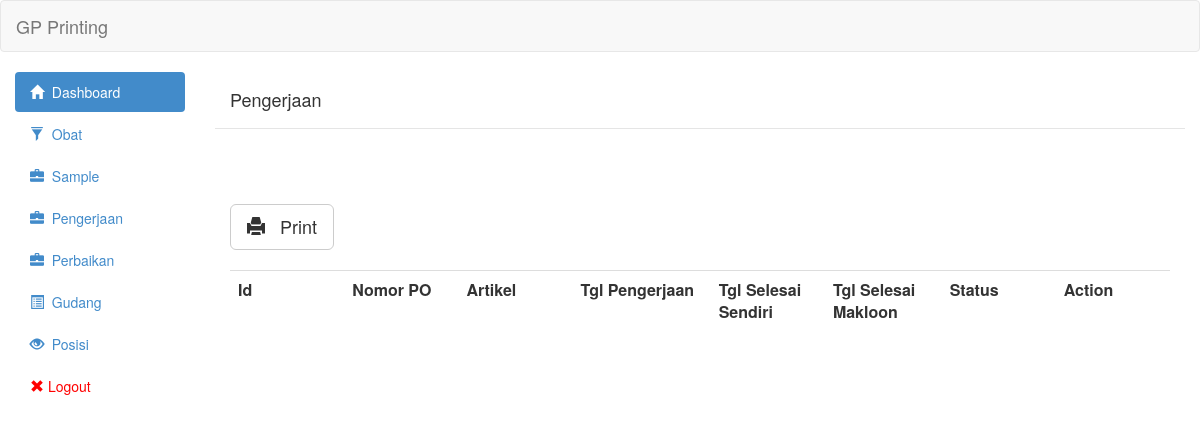
The page /view/pengerjaan.php (signed in) on the database as committed earlier.
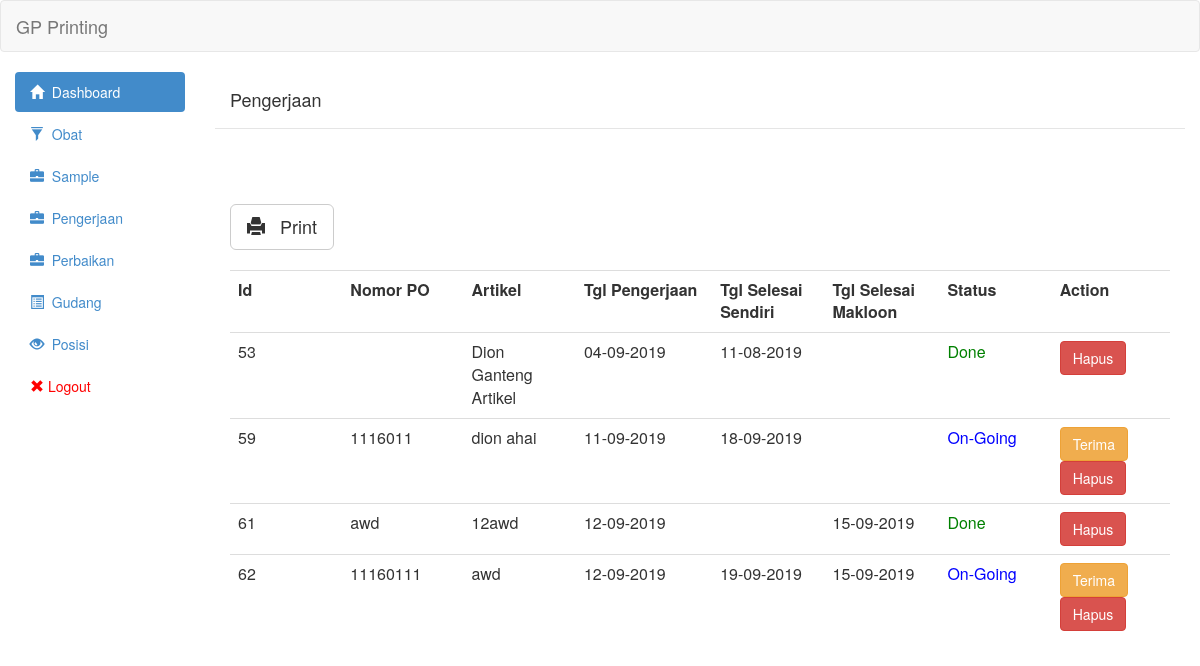
The same page on the database as committed later.
### tables this page shows
CREATE TABLE `pengerjaan` (
  `id` int(11) NOT NULL,
  `id_sample` int(11) NOT NULL,
  `nomor_po` varchar(255) NOT NULL,
  `tipe` int(11) NOT NULL,
  `tgl_mulai` date NOT NULL,
  `qty_sendiri` int(11) NOT NULL,
  `tgl_selesai_sendiri` date DEFAULT NULL,
  `qty_makloon` int(11) NOT NULL,
  `tgl_selesai_makloon` date DEFAULT NULL,
  `status` int(11) NOT NULL,
  `qty_awal` int(11) NOT NULL,
  `keterangan` text NOT NULL,
  `qty_akhir_makloon` int(11) NOT NULL,
  `qty_akhir_sendiri` int(11) NOT NULL,
  `jumlah_orang` int(11) NOT NULL,
  `jam_kerja` int(11) NOT NULL,
  `biaya_makloon` int(11) NOT NULL,
  `meja` int(11) NOT NULL,
  `tgl_naik_barang` date DEFAULT NULL
);

CREATE TABLE `sample` (
  `id` int(11) NOT NULL,
  `artikel` varchar(255) NOT NULL,
  `nomor_po` varchar(30) NOT NULL,
  `tgl` date NOT NULL,
  `tgl_selesai` date DEFAULT NULL,
  `tgl_naik_bahan` date DEFAULT NULL,
  `status` tinyint(1) NOT NULL DEFAULT 0,
  `biaya` int(11) NOT NULL
);

### controller/pengerjaan/pengerjaan_show.php (the view, shortened to what this page needs)
<?php
	include('../controller/config/linken.php');
	include('../controller/config/asset.php');
	$queryGetPengerjaan = "SELECT pengerjaan.id_sample,pengerjaan.id,pengerjaan.nomor_po,pengerjaan.tipe,pengerjaan.tgl_mulai,pengerjaan.tgl_selesai_sendiri,pengerjaan.tgl_selesai_makloon,pengerjaan.status,sample.artikel FROM pengerjaan join sample on pengerjaan.id_sample = sample.id ORDER BY pengerjaan.id ASC";
	$resultGetPengerjaan = mysqli_query($link,$queryGetPengerjaan) or die(mysqli_error($link));
	 echo "<table class='table table-hover'><tr>
						<th class='col-md-1'>Id</th>
						<th class='col-md-1'>Nomor PO</th>
                        <th class='col-md-1'>Artikel</th>
                        <th class='col-md-1'>Tgl Pengerjaan</th>
						<th class='col-md-1'>Tgl Selesai Sendiri</th>
                        <th class='col-md-1'>Tgl Selesai Makloon</th>
                        <th class='col-md-1'>Status</th>
                        <th class='col-md-1'>Action</th>
						</tr>";
	while($row = mysqli_fetch_assoc($resultGetPengerjaan)){
    if($row['tgl_selesai_sendiri']=='0000-00-00'){
        $row['tgl_selesai_sendiri']=null;
    }
     if($row['tgl_selesai_makloon']=='0000-00-00'){
        $row['tgl_selesai_makloon']=null;
    }
	?>
                            <tr onclick='AjaxGetDetailPengerjaan(<?php echo $row["id_sample"];?>)'>
								<td><?php echo $row['id']?></td>
								<td><?php echo $row['nomor_po']?></td>
                                <td><?php echo $row['artikel']?></td>
                                <td><?php echo formatTgl($row['tgl_mulai'])?></td>
                                <td><?php echo formatTgl($row['tgl_selesai_sendiri'])?></td>
                                <td><?php echo formatTgl($row['tgl_selesai_makloon'])?></td>
								<td><?php if($row['status']==0){
									echo "<span style='color:blue'>On-Going</span>";
									}else if($row['status']==1){
										echo "<span style='color:green'>Done</span>";
									}else if($row['status']==2){
										echo "<span style='color:red'>Revisi</span>";
									}
								;?></td><td>
                                <?php
                                if($row['status']==0){ ?>
                                <button onclick="ChangeStatusPengerjaan(<?php echo $row["id"];?>,<?php echo $row["tipe"];?>)" class="btn btn-warning">Terima</button>
                                <?php }; ?>
                                <a class='btn btn-danger' href='controller/pengerjaan/pengerjaan_delete.php?id="<?php echo $row["id"];?>"'>Hapus</a></td>
                            </tr>
<?php
	}
	echo "</table>";
function formatTgl($tgl){
	if($tgl!=0||$tgl!=null){
	$tglArray = explode("-",$tgl);
	return $tglArray[2]."-".$tglArray[1]."-".$tglArray[0];
	}
	return null;
}
	?>

Rows that differ between the two databases and show on the page:
added pengerjaan: id "53", id_sample.artikel "Dion Ganteng Artikel", tgl_mulai "04-09-2019", tgl_selesai_sendiri "11-08-2019", status "Done"
added pengerjaan: id "59", nomor_po "1116011", id_sample.artikel "dion ahai", tgl_mulai "11-09-2019", tgl_selesai_sendiri "18-09-2019", status "On-Going"
added pengerjaan: id "61", nomor_po "awd", id_sample.artikel "12awd", tgl_mulai "12-09-2019", tgl_selesai_makloon "15-09-2019", status "Done"
added pengerjaan: id "62", nomor_po "11160111", id_sample.artikel "awd", tgl_mulai "12-09-2019", tgl_selesai_sendiri "19-09-2019", tgl_selesai_makloon "15-09-2019", status "On-Going"
